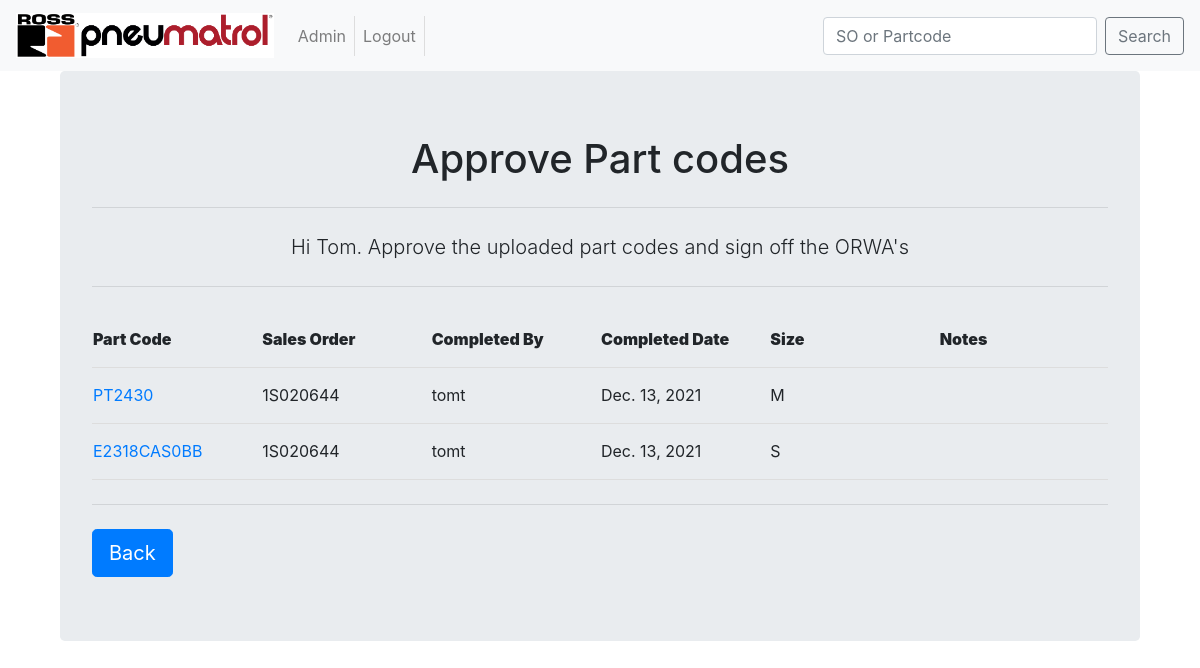
/ORWAapp/home/Approve/ (signed in), run on an earlier commit of the app's database.
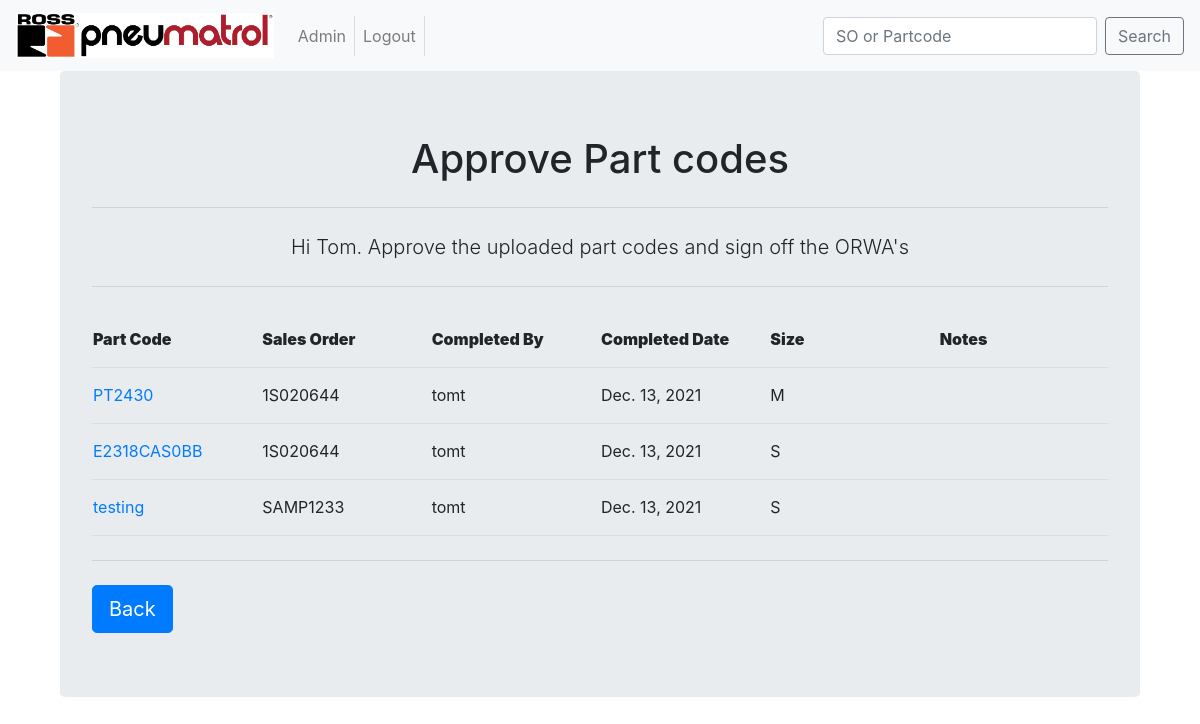
And on a later commit of the database.
### ORWAapp/models.py (models this page shows, shortened)
class Parts(models.Model):
	part_code = models.CharField(max_length=22, unique=True)
	part_type = models.ForeignKey(PartType, on_delete=models.CASCADE)
	sales_order = models.ForeignKey(SalesOrder, on_delete=models.CASCADE, related_name='salesorder')
	updated_code = models.BooleanField(default=False)
	start_date = models.DateField()
	completed_by = models.ForeignKey(User, on_delete=models.CASCADE, related_name='completedby', null=False, blank=True)
	completed_date = models.DateField(auto_now_add = True)
	approved_by = models.ForeignKey(User, on_delete=models.CASCADE, related_name='approvedby', null=True, blank=True)
	approved_date = models.DateField(null=True, blank=True)
	problem_parts = models.BooleanField(default=False, verbose_name ="Problem parts checked")
	problem_parts_cleared = models.BooleanField(default = False)
	notes = models.TextField(blank=True, max_length = 256, verbose_name ="Part notes")
	SMALL = 'S'
	MEDIUM = "M"
	LARGE = "L"
	HUGE = "H"
	SIZE_CHOICES = [
	    (SMALL, 'Small'),
	    (MEDIUM, 'Medium'),
	    (LARGE, 'Large'),
	    (HUGE, 'Huge'),
	]
	size = models.CharField(max_length=1, choices=SIZE_CHOICES, null = False)
	class Meta:
		verbose_name_plural = "Parts"

class SalesOrder(models.Model):
	order_number = models.CharField(max_length = 8,
									unique = True,
									help_text = "1S###### or SAMP####",
									validators =[MinLengthValidator(8, message="Order number is too short")],
									)
	customer = models.ForeignKey(Customers,on_delete = models.CASCADE)
	entered_date = models.DateField(null = True, blank = True)
	order_date = models.DateField(help_text = "date on the paperwork")
	issue_date = models.DateField(null = True, blank = True)
	ORWA_lines = models.IntegerField(null = False,
									default=1,
									help_text= "number of lines that are an ORWA",
									validators=[MinValueValidator(1, message = "less that 1 line at ORWA")],
									)
	reject_user = models.ForeignKey(User,
									on_delete = models.CASCADE,
									related_name='rejected_by',
									null=True,
									blank=True,
									)
	reject_date = models.DateField(null = True, blank = True)
	reject_note = models.TextField(max_length = 200,
								 	blank = True,
								 	)
	notes = models.TextField(blank = True)
	paperwork = models.FileField(upload_to = update_filename,
									blank = False,
									)
	completed_paperwork = models.FileField(upload_to = update_filename_complete,
									blank = True,
									)
	allocated_to = models.ForeignKey(User,
									on_delete = models.CASCADE,
									null = True,
									blank = True,
									)
	class Meta:
		verbose_name_plural = "SalesOrders"
	def __str__(self):
	    return self.order_number

### ORWAapp/views.py (the view)
# urls.py: path('home/Approve/', views.Approve, name = "Approve"),
def Approve(request):
    user = request.user.first_name
    partdata = Parts.objects.filter(
        approved_date__isnull=True
        )
    context = {
    'Parts':partdata,
    'insert_me':user,
    }
    return render(request,'ORWAapp/home/Approve.html',context)

### templates/ORWAapp/home/Approve.html (shortened to what this page needs)
<!DOCTYPE html>
{% extends "base.html" %}
	{% block body_block %}
		<div class="container">
			<div class="jumbotron">
				<center>
					<h1>Approve Part codes </h1>
						<hr class="my-4">
						<p class="lead">Hi {{ insert_me }}. Approve the uploaded part codes and sign off the ORWA's </p>
						<hr class="my-4">
						<table id="Approval">
						    <tr>
						        <th><strong>Part Code</strong></th>
						        <th><strong>Sales Order</strong></th>
						        <th><strong>Completed By</strong></th>
						        <th><strong>Completed Date</strong></th>
						        <th><strong>Size</strong></th>
						        <th><strong>Notes</strong></th>
						    </tr>
						    {% for p in Parts %}
						    <tr>
						    	<td><a href="{% url 'ORWAapp:ApprovePart' p.part_code %}">{{ p.part_code }}</a></td>
						        <td>{{ p.sales_order }}</td>
						        <td>{{ p.completed_by }}</td>
						        <td>{{ p.completed_date }}</td>
						        <td>{{ p.size }}</td>
						        <td>{{ p.notes }}</td>
						    </tr>
						    {% endfor %}
	    				</table>
				</center>
			<hr class="my-4">
			<a class="btn btn-primary btn-lg" href="{% url 'ORWAapp:home' %}" role="button">Back</a>
			</div>
		</div>
	{% endblock %}

What changed in the data, as far as the page shows it:
added Parts: part_code "testing", sales_order "SAMP1233", completed_by "tomt", completed_date "Dec. 13, 2021", size "S"
